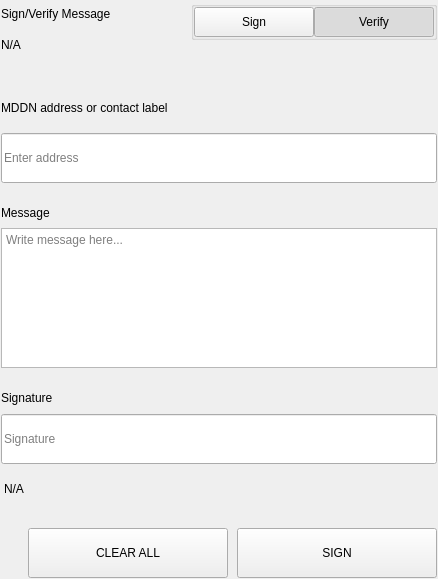
<?xml version="1.0" encoding="UTF-8"?>
<ui version="4.0">
 <class>SettingsSignMessageWidgets</class>
 <widget class="QWidget" name="SettingsSignMessageWidgets">
  <property name="geometry">
   <rect>
    <x>0</x>
    <y>0</y>
    <width>438</width>
    <height>579</height>
   </rect>
  </property>
  <property name="windowTitle">
   <string>Form</string>
  </property>
  <layout class="QVBoxLayout" name="verticalLayout">
   <property name="spacing">
    <number>0</number>
   </property>
   <property name="leftMargin">
    <number>0</number>
   </property>
   <property name="topMargin">
    <number>0</number>
   </property>
   <property name="rightMargin">
    <number>0</number>
   </property>
   <property name="bottomMargin">
    <number>0</number>
   </property>
   <item>
    <widget class="QWidget" name="left" native="true">
     <layout class="QVBoxLayout" name="verticalLayout_3">
      <property name="leftMargin">
       <number>0</number>
      </property>
      <property name="topMargin">
       <number>0</number>
      </property>
      <property name="rightMargin">
       <number>0</number>
      </property>
      <property name="bottomMargin">
       <number>0</number>
      </property>
      <item>
       <widget class="QWidget" name="container_sign" native="true">
        <layout class="QVBoxLayout" name="verticalLayout_2">
         <property name="spacing">
          <number>0</number>
         </property>
         <property name="leftMargin">
          <number>1</number>
         </property>
         <property name="topMargin">
          <number>1</number>
         </property>
         <property name="rightMargin">
          <number>1</number>
         </property>
         <property name="bottomMargin">
          <number>1</number>
         </property>
         <item>
          <layout class="QHBoxLayout" name="horizontalLayout_3" stretch="3,1">
           <property name="spacing">
            <number>40</number>
           </property>
           <item>
            <layout class="QVBoxLayout" name="verticalLayoutTitle">
             <property name="spacing">
              <number>5</number>
             </property>
             <item>
              <widget class="QLabel" name="labelTitle">
               <property name="text">
                <string>Sign/Verify Message</string>
               </property>
              </widget>
             </item>
             <item>
              <widget class="QLabel" name="labelSubtitle1">
               <property name="text">
                <string notr="true">N/A</string>
               </property>
               <property name="wordWrap">
                <bool>true</bool>
               </property>
              </widget>
             </item>
            </layout>
           </item>
           <item alignment="Qt::AlignRight|Qt::AlignTop">
            <widget class="QWidget" name="containerSwitch" native="true">
             <property name="styleSheet">
              <string notr="true">#containerSwitch{
	padding-top:9px;
}</string>
             </property>
             <layout class="QVBoxLayout" name="verticalLayout_6">
              <property name="spacing">
               <number>4</number>
              </property>
              <property name="leftMargin">
               <number>0</number>
              </property>
              <property name="topMargin">
               <number>0</number>
              </property>
              <property name="rightMargin">
               <number>0</number>
              </property>
              <property name="bottomMargin">
               <number>0</number>
              </property>
              <item alignment="Qt::AlignRight">
               <widget class="QGroupBox" name="groupBox">
                <property name="sizePolicy">
                 <sizepolicy hsizetype="Fixed" vsizetype="Preferred">
                  <horstretch>0</horstretch>
                  <verstretch>0</verstretch>
                 </sizepolicy>
                </property>
                <property name="title">
                 <string/>
                </property>
                <property name="alignment">
                 <set>Qt::AlignRight|Qt::AlignTop|Qt::AlignTrailing</set>
                </property>
                <layout class="QHBoxLayout" name="horizontalLayout_4">
                 <property name="spacing">
                  <number>0</number>
                 </property>
                 <property name="leftMargin">
                  <number>0</number>
                 </property>
                 <property name="topMargin">
                  <number>0</number>
                 </property>
                 <property name="rightMargin">
                  <number>0</number>
                 </property>
                 <property name="bottomMargin">
                  <number>0</number>
                 </property>
                 <item>
                  <widget class="QPushButton" name="pushSign">
                   <property name="minimumSize">
                    <size>
                     <width>120</width>
                     <height>30</height>
                    </size>
                   </property>
                   <property name="maximumSize">
                    <size>
                     <width>120</width>
                     <height>30</height>
                    </size>
                   </property>
                   <property name="focusPolicy">
                    <enum>Qt::NoFocus</enum>
                   </property>
                   <property name="text">
                    <string>Sign</string>
                   </property>
                   <property name="checkable">
                    <bool>true</bool>
                   </property>
                   <property name="autoExclusive">
                    <bool>true</bool>
                   </property>
                  </widget>
                 </item>
                 <item>
                  <widget class="QPushButton" name="pushVerify">
                   <property name="minimumSize">
                    <size>
                     <width>120</width>
                     <height>30</height>
                    </size>
                   </property>
                   <property name="maximumSize">
                    <size>
                     <width>120</width>
                     <height>30</height>
                    </size>
                   </property>
                   <property name="focusPolicy">
                    <enum>Qt::NoFocus</enum>
                   </property>
                   <property name="text">
                    <string>Verify</string>
                   </property>
                   <property name="checkable">
                    <bool>true</bool>
                   </property>
                   <property name="checked">
                    <bool>true</bool>
                   </property>
                   <property name="autoExclusive">
                    <bool>true</bool>
                   </property>
                  </widget>
                 </item>
                </layout>
               </widget>
              </item>
              <item alignment="Qt::AlignHCenter|Qt::AlignTop">
               <widget class="QLabel" name="labelSubtitleSwitch">
                <property name="text">
                 <string/>
                </property>
                <property name="alignment">
                 <set>Qt::AlignRight|Qt::AlignTrailing|Qt::AlignVCenter</set>
                </property>
               </widget>
              </item>
             </layout>
            </widget>
           </item>
          </layout>
         </item>
         <item>
          <spacer name="verticalSpacer_2">
           <property name="orientation">
            <enum>Qt::Vertical</enum>
           </property>
           <property name="sizeType">
            <enum>QSizePolicy::Fixed</enum>
           </property>
           <property name="sizeHint" stdset="0">
            <size>
             <width>20</width>
             <height>40</height>
            </size>
           </property>
          </spacer>
         </item>
         <item>
          <widget class="QWidget" name="containerAddress" native="true">
           <property name="sizePolicy">
            <sizepolicy hsizetype="Preferred" vsizetype="Fixed">
             <horstretch>0</horstretch>
             <verstretch>0</verstretch>
            </sizepolicy>
           </property>
           <layout class="QVBoxLayout" name="verticalLayout_5" stretch="0,0">
            <property name="spacing">
             <number>15</number>
            </property>
            <property name="leftMargin">
             <number>0</number>
            </property>
            <property name="topMargin">
             <number>0</number>
            </property>
            <property name="rightMargin">
             <number>0</number>
            </property>
            <property name="bottomMargin">
             <number>0</number>
            </property>
            <item>
             <widget class="QLabel" name="labelSubtitleAddress">
              <property name="minimumSize">
               <size>
                <width>0</width>
                <height>20</height>
               </size>
              </property>
              <property name="maximumSize">
               <size>
                <width>16777215</width>
                <height>20</height>
               </size>
              </property>
              <property name="text">
               <string>MDDN address or contact label</string>
              </property>
             </widget>
            </item>
            <item>
             <widget class="QLineEdit" name="addressIn_SM">
              <property name="minimumSize">
               <size>
                <width>0</width>
                <height>50</height>
               </size>
              </property>
              <property name="maximumSize">
               <size>
                <width>16777215</width>
                <height>50</height>
               </size>
              </property>
              <property name="placeholderText">
               <string>Enter address</string>
              </property>
             </widget>
            </item>
           </layout>
          </widget>
         </item>
         <item>
          <spacer name="verticalSpacer_3">
           <property name="orientation">
            <enum>Qt::Vertical</enum>
           </property>
           <property name="sizeType">
            <enum>QSizePolicy::Fixed</enum>
           </property>
           <property name="sizeHint" stdset="0">
            <size>
             <width>20</width>
             <height>20</height>
            </size>
           </property>
          </spacer>
         </item>
         <item>
          <layout class="QVBoxLayout" name="verticalLayout_9">
           <property name="spacing">
            <number>5</number>
           </property>
           <item>
            <widget class="QLabel" name="labelSubtitleMessage">
             <property name="minimumSize">
              <size>
               <width>0</width>
               <height>20</height>
              </size>
             </property>
             <property name="maximumSize">
              <size>
               <width>16777215</width>
               <height>20</height>
              </size>
             </property>
             <property name="text">
              <string>Message</string>
             </property>
            </widget>
           </item>
           <item>
            <widget class="QPlainTextEdit" name="messageIn_SM">
             <property name="minimumSize">
              <size>
               <width>0</width>
               <height>140</height>
              </size>
             </property>
             <property name="maximumSize">
              <size>
               <width>16777215</width>
               <height>140</height>
              </size>
             </property>
             <property name="placeholderText">
              <string>Write message here...</string>
             </property>
            </widget>
           </item>
          </layout>
         </item>
         <item>
          <spacer name="verticalSpacer_4">
           <property name="orientation">
            <enum>Qt::Vertical</enum>
           </property>
           <property name="sizeType">
            <enum>QSizePolicy::Fixed</enum>
           </property>
           <property name="sizeHint" stdset="0">
            <size>
             <width>20</width>
             <height>20</height>
            </size>
           </property>
          </spacer>
         </item>
         <item>
          <widget class="QWidget" name="widget" native="true">
           <property name="minimumSize">
            <size>
             <width>0</width>
             <height>75</height>
            </size>
           </property>
           <property name="maximumSize">
            <size>
             <width>16777215</width>
             <height>16777215</height>
            </size>
           </property>
           <layout class="QVBoxLayout" name="verticalLayout_4">
            <property name="leftMargin">
             <number>0</number>
            </property>
            <property name="topMargin">
             <number>0</number>
            </property>
            <property name="rightMargin">
             <number>0</number>
            </property>
            <property name="bottomMargin">
             <number>0</number>
            </property>
            <item>
             <widget class="QLabel" name="labelSubtitleSignature">
              <property name="minimumSize">
               <size>
                <width>0</width>
                <height>20</height>
               </size>
              </property>
              <property name="maximumSize">
               <size>
                <width>16777215</width>
                <height>20</height>
               </size>
              </property>
              <property name="text">
               <string>Signature</string>
              </property>
             </widget>
            </item>
            <item>
             <widget class="QLineEdit" name="signatureOut_SM">
              <property name="minimumSize">
               <size>
                <width>0</width>
                <height>50</height>
               </size>
              </property>
              <property name="placeholderText">
               <string>Signature</string>
              </property>
             </widget>
            </item>
           </layout>
          </widget>
         </item>
         <item>
          <widget class="QLabel" name="statusLabel_SM">
           <property name="styleSheet">
            <string notr="true">padding-top:5px;</string>
           </property>
           <property name="text">
            <string notr="true">N/A</string>
           </property>
          </widget>
         </item>
         <item>
          <spacer name="verticalSpacer">
           <property name="orientation">
            <enum>Qt::Vertical</enum>
           </property>
           <property name="sizeType">
            <enum>QSizePolicy::Fixed</enum>
           </property>
           <property name="sizeHint" stdset="0">
            <size>
             <width>20</width>
             <height>20</height>
            </size>
           </property>
          </spacer>
         </item>
         <item>
          <layout class="QHBoxLayout" name="horizontalLayout_7">
           <property name="spacing">
            <number>9</number>
           </property>
           <item>
            <spacer name="horizontalSpacer_5">
             <property name="orientation">
              <enum>Qt::Horizontal</enum>
             </property>
             <property name="sizeType">
              <enum>QSizePolicy::Expanding</enum>
             </property>
             <property name="sizeHint" stdset="0">
              <size>
               <width>40</width>
               <height>20</height>
              </size>
             </property>
            </spacer>
           </item>
           <item>
            <widget class="QPushButton" name="pushButtonClear">
             <property name="minimumSize">
              <size>
               <width>200</width>
               <height>50</height>
              </size>
             </property>
             <property name="focusPolicy">
              <enum>Qt::NoFocus</enum>
             </property>
             <property name="text">
              <string>CLEAR ALL</string>
             </property>
            </widget>
           </item>
           <item>
            <widget class="QPushButton" name="pushButtonSave">
             <property name="minimumSize">
              <size>
               <width>200</width>
               <height>50</height>
              </size>
             </property>
             <property name="maximumSize">
              <size>
               <width>200</width>
               <height>50</height>
              </size>
             </property>
             <property name="focusPolicy">
              <enum>Qt::NoFocus</enum>
             </property>
             <property name="text">
              <string>SIGN</string>
             </property>
            </widget>
           </item>
          </layout>
         </item>
        </layout>
       </widget>
      </item>
     </layout>
    </widget>
   </item>
  </layout>
 </widget>
 <resources/>
 <connections/>
</ui>
